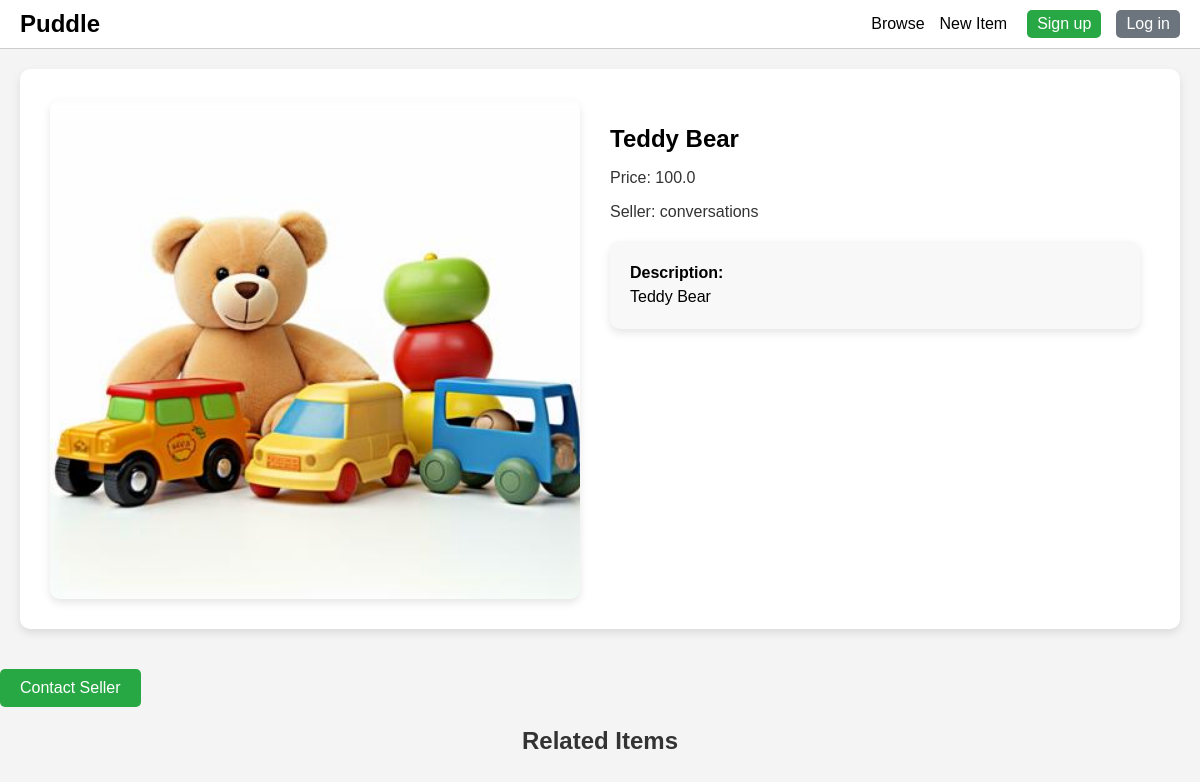
The app's page /item/3/ with its own data.
### item/models.py (models this page shows, shortened)
class Item(models.Model):
    category = models.ForeignKey(Category, related_name='items', on_delete=models.CASCADE)
    name = models.CharField(max_length=255)
    description = models.TextField(blank=True, null=True)
    image = models.ImageField(upload_to='item_images', blank=True, null=True)
    price = models.FloatField()
    is_sold = models.BooleanField(default=False)
    created_by = models.ForeignKey(User, related_name='items', on_delete=models.CASCADE)
    created_at = models.DateTimeField(auto_now_add=True)

### item/views.py (the view)
# urls.py: path('<int:pk>/', views.detail, name="detail"),
def detail(request, pk):
    item = get_object_or_404(Item, pk=pk)
    related_items = Item.objects.filter(category= item.category, is_sold=False).exclude(pk=pk)[0:3]
    return render(request, 'item/detail.html', {
        'item': item,
        'related_items': related_items
    })

### item/templates/item/detail.html (shortened to what this page needs)
{% extends 'core/base.html' %}
{% load static %}
{% block body %}
<div class="item-detail">
    <div class="img">
        <img src="{{item.image.url}}" alt="{{item.name}}">
    </div>
    <div class="details">
        <h1>{{item.name}}</h1>
        <p>Price: {{item.price}}</p>
        <p>Seller: {{item.created_by}}</p>
        {% if item.description %}
        <div class="description">
            <strong>Description:</strong><br>
             {{item.description}}
        </div>
        {% endif %}
    </div>
</div>
<div class="con">
    {% if request.user == item.created_by %}
        <p>tThis is your item!</p>
        <a href="{% url 'item:edit' item.id %}">Edit</a>
        <a href="{% url 'item:delete' item.id %}">Delete</a>
    {% else %}
        <a href="{% url 'conversation:new' item.id %}">Contact Seller</a>
</div>
{% endif %}
<h2 class="new">Related Items</h2>
{% endblock %}

### core/static/core/yab.css (style rules this page uses)
body { font-family: Arial, sans-serif; margin: 0; padding: 0; background-color: #f4f4f4; }
.img { width: calc(33.333% - 20px); height: auto; overflow: hidden; margin: 10px; }
.img img { width: 100%; height: auto; border-radius: 8px; box-shadow: 0 4px 8px rgba(0, 0, 0, 0.1); transition: transform 0.3s ease-in-out, box-shadow 0.3s ease-in-out; }
body { font-family: 'Arial', sans-serif; margin: 0; padding: 0; background-color: #f8f8f8; }
h2.new { font-size: 1.5em; color: #333; text-align: center; margin-top: 20px; padding-bottom: 40px; }
a { text-decoration: none; color: inherit; }
.item-detail { display: flex; justify-content: center; align-items: flex-start; padding: 20px; background-color: #fff; border-radius: 10px; margin: 20px; box-shadow: 0 4px 8px rgba(0, 0, 0, 0.1); }
.item-detail .img { flex: 1 1 50%; max-width: 50%; height: 500px; overflow: hidden; border-radius: 10px; box-shadow: 0 4px 8px rgba(0, 0, 0, 0.1); }
.item-detail .img img { width: 100%; height: 100%; object-fit: cover; border-radius: 10px; }
.details { flex: 1 1 50%; padding: 20px; max-width: 50%; }
.details h1 { font-size: 24px; margin-bottom: 10px; }
.details p { font-size: 16px; margin-bottom: 10px; color: #333; }
.description { padding: 20px; background-color: #f8f8f8; border-radius: 10px; box-shadow: 0 4px 8px rgba(0, 0, 0, 0.1); margin-top: 20px; text-align: left; line-height: 1.5; }
.con a { display: inline-block; padding: 10px 20px; background-color: #28a745; color: #fff; text-decoration: none; border-radius: 5px; margin-top: 20px; }
.new { font-size: 24px; margin-bottom: 20px; text-align: center; }
.img { width: 100%; height: 200px; overflow: hidden; position: relative; }
.img img { width: 100%; height: 100%; object-fit: cover; transition: transform 0.3s ease; }
body { font-family: Arial, sans-serif; background-color: #f4f4f4; margin: 0; padding: 0; }

### records on screen
Item: image (picture), name "Teddy Bear", price "100.0", created_by "conversations", description "Teddy Bear"
